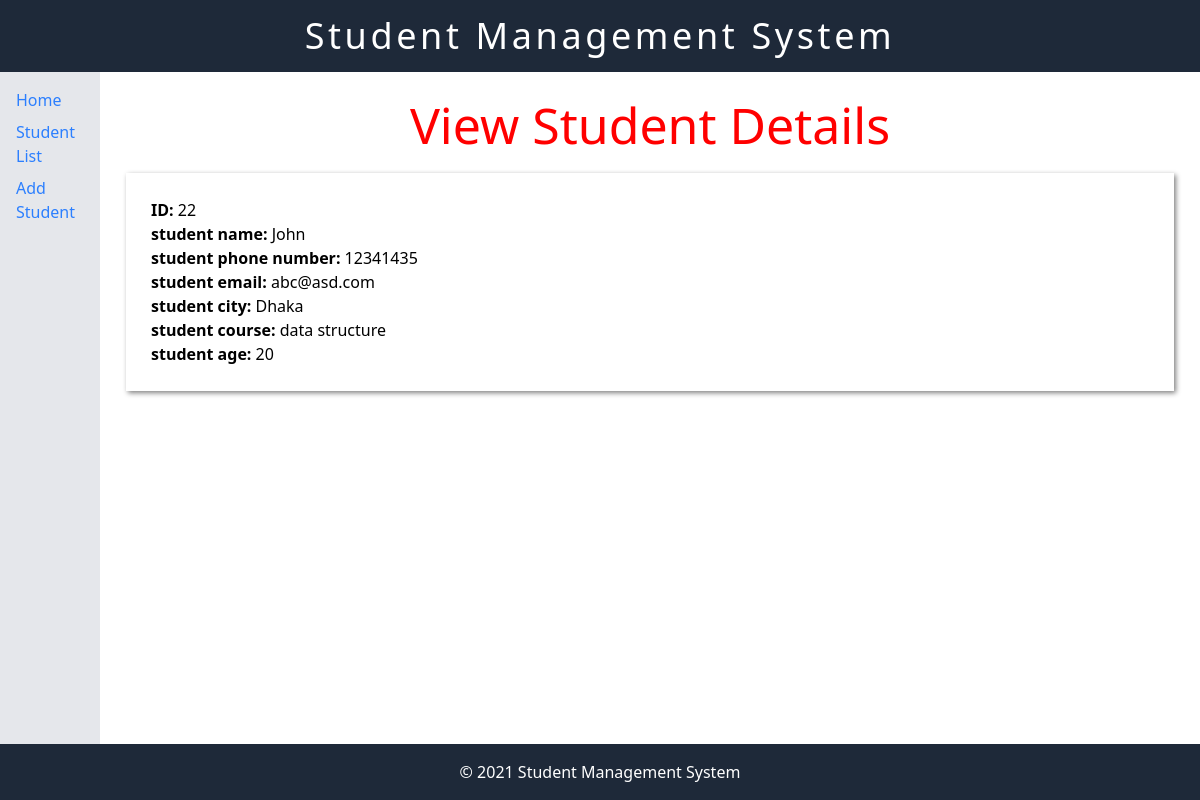
Screenshot of /view_student/22 with the database file from the repository.
### students/models.py (models this page shows)
class Student(models.Model):
    student_name = models.CharField(max_length=100)
    student_phone_number = models.CharField(max_length=12)
    student_email = models.EmailField()
    student_city = models.CharField(max_length=100)
    student_course = models.CharField(max_length=100)
    student_age = models.IntegerField()
    def get_fields(self):
        return [(field.verbose_name, getattr(self, field.name)) for field in self._meta.fields]

### students/views.py (the view)
# urls.py: path('view_student/<int:student_id>',view_student,name='view_student'),
def view_student(request, student_id):
    student = Student.objects.get(id = student_id)
    return render(request,"view_student.html",{'student': student})

### students/templates/view_student.html (shortened to what this page needs)
{% extends "base.html" %}
{% load static %}
{% block head %}
<link rel="stylesheet" href="{% static 'view_student.css' %}" />
{% endblock %}
{% block content %}
<h1>View Student Details</h1>
<div class="student-view">
    {% for field, value in student.get_fields %}
    <p><strong>{{ field }}:</strong> {{ value }}</p>
    {% endfor %}
</div>
{% endblock %}

### students/static/view_student.css (style rules this page uses)
h1 { color: red; font-size: 50px; text-align: center; }
.student-view { padding: 25px; margin: 10px; box-shadow: 2px 2px 5px grey; }

### rows the page displays
Student: get_fields "John" "12341435" "abc@asd.com" "Dhaka" "data structure"

### other values shown
{{ field }} "ID" "student name" "student phone number" "student email" "student city" "student course" "student age"
{{ value }} "22" "20"
